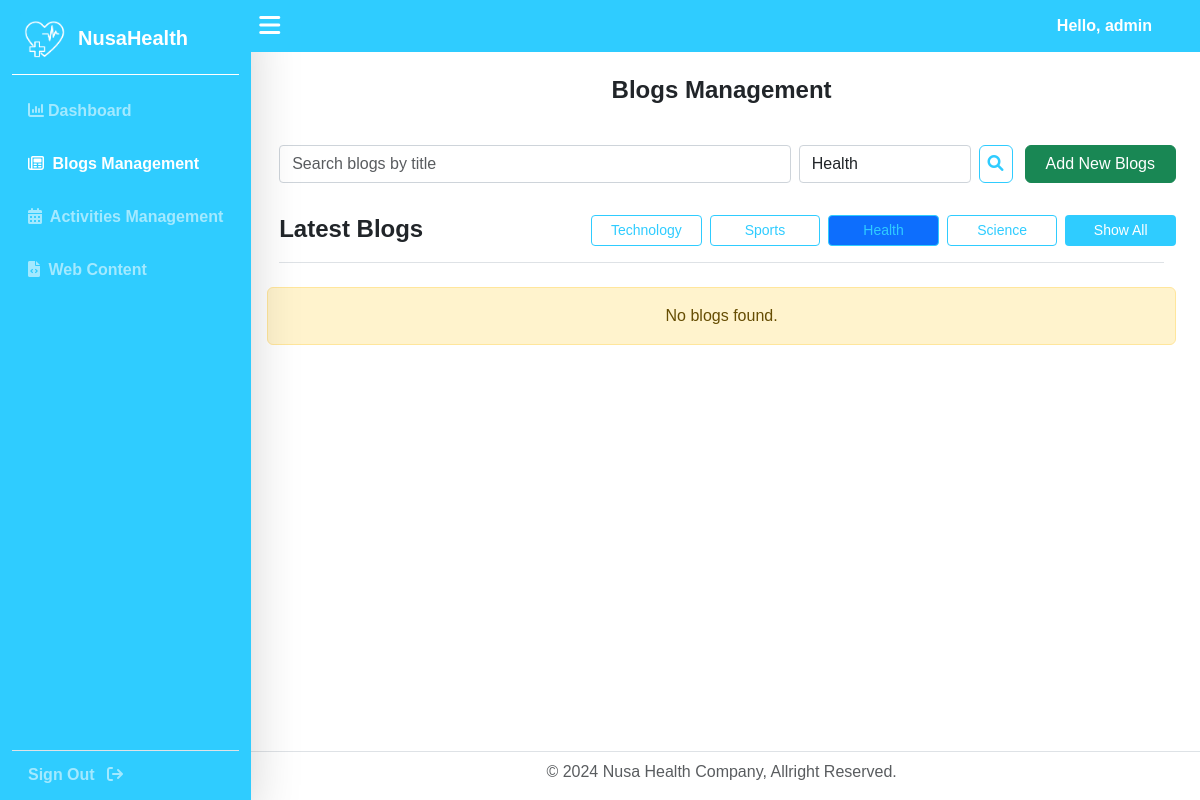
Page /dashboard/blogs-management?category=health&q= (signed in) on the earlier database version.
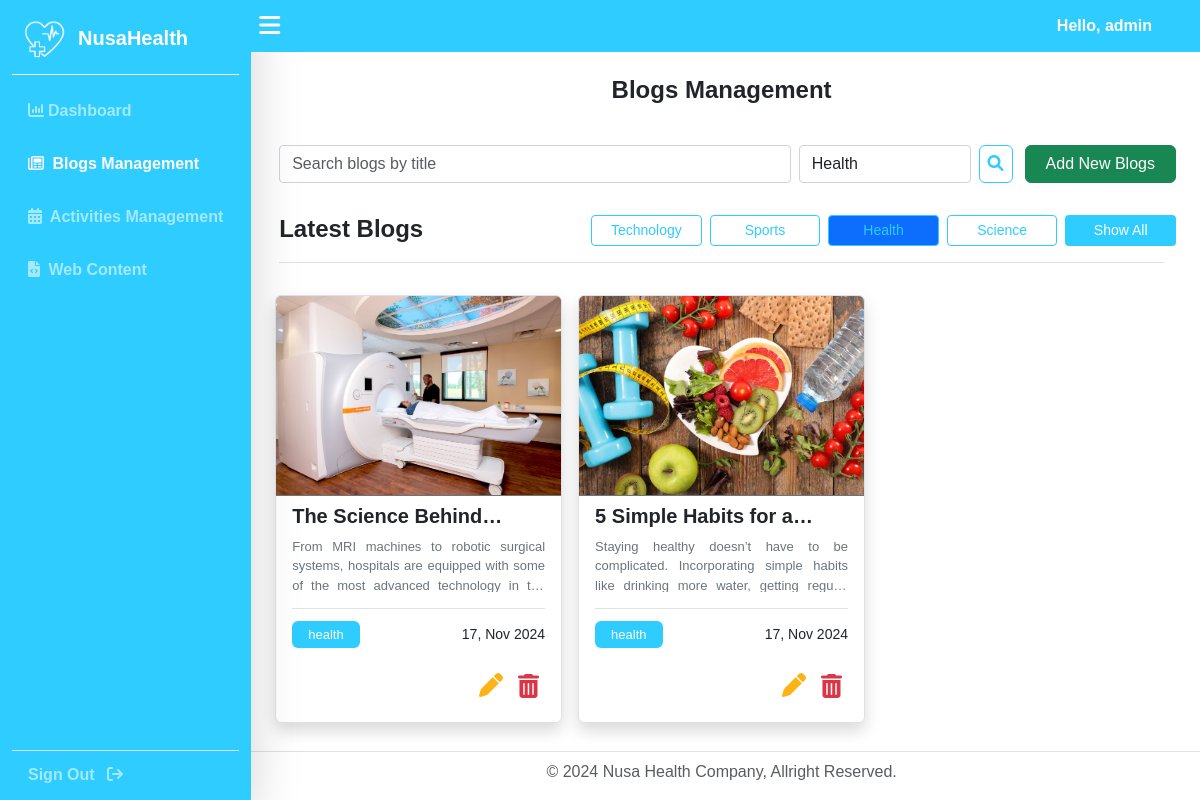
Same page on the later database version.
### NusaHealthApp/models.py (models this page shows, shortened)
class Blogs(models.Model):
    STATUS_CHOICES = (
        ('draft', 'Draft'),
        ('published', 'Published'),
    )
    CATEGORIES = (
        ('technology', 'Technology'),
        ('sports', 'Sports'),
        ('health', 'Health'),
        ('science', 'Science'),
        ('services', 'Services'),
        ('news', 'News'),
        ('diseases', 'Diseases'),
        ('events', 'Events'),
        ('education', 'Education'),
        ('lifestyle', 'LifeStyle'),
        ('medicine', 'Medicine'),
    )
    title = models.CharField(max_length=250)
    body = models.TextField()
    image = models.ImageField(upload_to='blogs/', help_text="Upload image")
    author = models.ForeignKey(User, related_name='blog_posts', on_delete=models.CASCADE)
    category = models.CharField(max_length=100, choices=CATEGORIES, default='health')
    objects = models.Manager()
    published = PublishedManager()
    slug = models.SlugField(max_length=250, unique_for_date='publish')
    publish = models.DateTimeField(default=timezone.now)
    created = models.DateTimeField(auto_now_add=True)
    updated = models.DateTimeField(auto_now=True)
    status = models.CharField(max_length=10, choices=STATUS_CHOICES, default='published')
    class Meta:
        ordering = ('-publish',)

### NusaHealthApp/views.py (the view)
# urls.py: path('dashboard/blogs-management', views.BlogsManagement, name='blogs-management'),
@admin_required()
def BlogsManagement(request):
    logo_instance = Logo.objects.first()
    blogs = Blogs.objects.all()
    category_filter = request.GET.get('category')
    if category_filter:
        blogs = blogs.filter(category=category_filter)
    query = request.GET.get('q')
    if query:
        blogs = blogs.filter(title__icontains=query)
    categories = Blogs.CATEGORIES
    context = {
        'section': 'blogs-management',
        'logo': logo_instance,
        'blogs': blogs,  # Queryset terisi, baik kosong maupun dengan hasil
        'categories': categories,
        'query': query,  # Menyertakan query untuk menjaga nilai pencarian di input
        'selected_category': category_filter,  # Menyertakan kategori yang terpilih
    }
    return render(request, 'Dashboard/blogs-management.html', context)

### NusaHealthApp/templates/Dashboard/blogs-management.html (shortened to what the changed rows need)
{% extends "Dashboard/base.html" %}
{% load static %}
{% block content %}
<div class="container pb-3">
    <div class="d-flex flex-column gap-2 align-items-center w-100 container">
        <div id="latest-blogs" class="container py-3">
            <div class="d-flex w-100 justify-content-between border-bottom py-2">
                <div class="row d-flex w-75 justify-content-end flex-wrap">
                    {% for category_value, category_name in categories %}
                    <a href="?category={{ category_value }}&q={{ query|default:'' }}"
                       class="btn btn-outline-primary btn-sm col-md-2 me-2 mb-2 {% if category_value == selected_category %}active{% endif %}
                       {% if forloop.counter > 4 %}d-none category{% endif %}">
                        {{ category_name }}
                    </a>
                {% endfor %}
                    <button id="show-all-btn" class="btn btn-primary btn-sm col-md-2 mb-2">Show All</button>
                </div>
            </div>
        </div>
        <div class="row w-100">
            {% if blogs %}
            {% for blog in blogs %}
            <div class="col-md-4 p-2 hover-scaleup" style="cursor: pointer;">
                <div class="rounded shadow bg-white overflow-hidden border">
                    <img src="{{ blog.image.url }}" class="w-100 m-0 border-bottom border-secondary"
                        style="height: 200px; object-fit: cover;" alt="{{ blog.title }}">
                    <div class="my-2 mx-3 border-bottom">
                        <h5 class="fw-semibold text-truncate-1 fs-5" style="height: 25px;">
                            {{ blog.title }}
                        </h5>
                        <p class="text-secondary fs-small text-truncate-3 text-justify" style="height: 55px;">
                            {{ blog.body }}
                        </p>
                    </div>
                    <div class="my-2 mx-3 row justify-content-between align-items-center overflow-hidden"
                        style="height: 35px;">
                        <div class="d-flex flex-wrap gap-2 col-8 p-0">
                            <span class="bg-primary text-white rounded fs-small py-1 px-3">{{ blog.category }}</span>
                        </div>
                        <div class="col-4 p-0">
                            <p class="m-0 text-end" style="font-size: 14px;">
                                {{ blog.publish|date:"d, M Y" }}
                            </p>
                        </div>
                    </div>
                    <div class="m-3 justify-content-end row">
                        <div class="col-2 m-0 p-0 text-end">
                            <a href="{% url 'blogs-management-update' blog.id %}" class="text-warning fs-4"><i
                                    class="fas fa-pen"></i></a>
                        </div>
                        <div class="col-2 m-0 p-0 text-end">
                            <button class="text-danger fs-4 delete-btn border-0 bg-transparent"
                                data-url="{% url 'blogs-management-delete' blog.id %}"><i
                                    class="fas fa-trash-alt delete-btn"></i></button>
                        </div>
                    </div>
                </div>
            </div>
            {% endfor %}
            {% else %}
            <div class="alert alert-warning text-center w-100">
                No blogs found.
            </div>
            {% endif %}
        </div>
    </div>
</div>
{% endblock %}

Differences in the rows shown:
added Blogs: image (picture), title "The Science…", body "From MRI machines to robotic surgical systems, hospitals are equipped with some of the most advanced technology in…", category "health", publish "17, Nov 2024"
added Blogs: image (picture), title "5 Simple Habits for…", body "Staying healthy doesn’t have to be complicated. Incorporating simple habits like drinking more water, getting…", category "health", publish "17, Nov 2024"
Other differences:
text no longer shown: "No blogs found."
